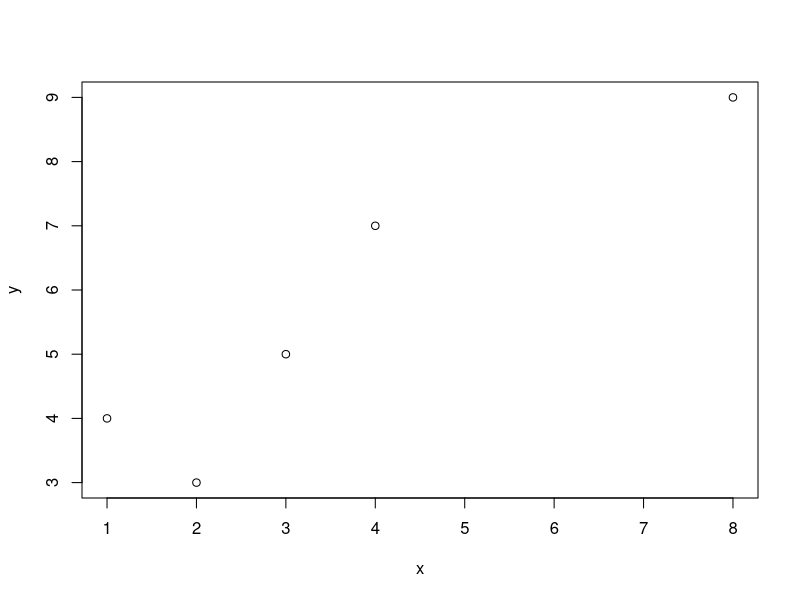
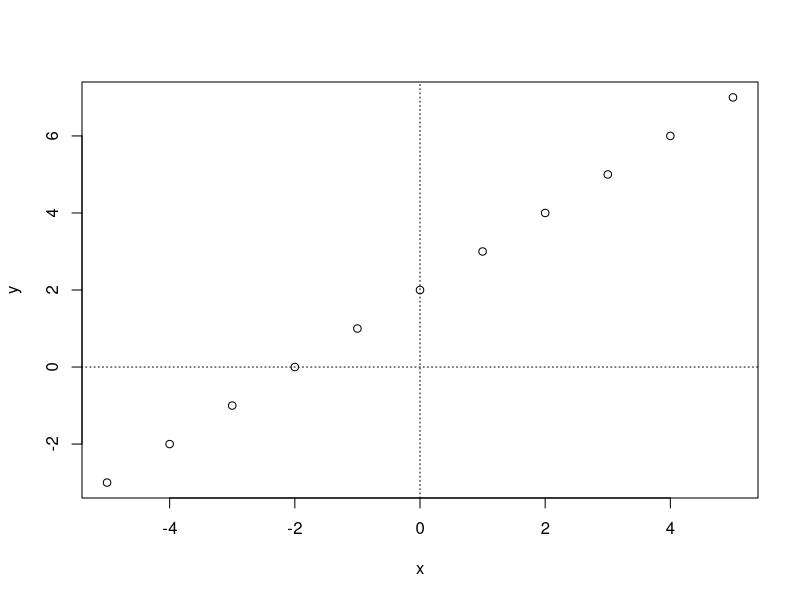
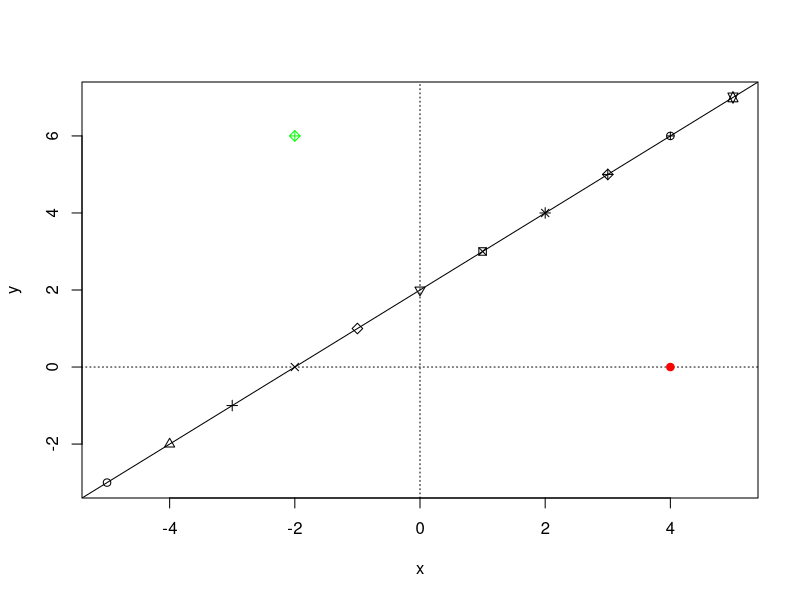

Source code (R) for these figures, in order:
############# lecture 9 exercise ##############
# create vetors for simple linear regression
x <- c(1, 2, 3, 4, 8)
y <- c(4, 3, 5, 7, 9)

# perform linear regression
model1 <- lm(y ~ x)
model1
summary(model1)
anova(model1)
resid(model1)
cov(x, y)
var(x)
plot(y ~ x)


############ handout 7 ###############

## simple linear functions
rm(list = ls())
# create a uniform distributed vector
x <- seq(from = -5, to = 5, by = 1)
x
a <- 2
b <- 1
y <- a + b * x
plot(x, y)
# add cartesian axes
segments(0,-10,0,10, lty=3)
segments(-10,0,10,0,lty=3)
# trun thr dot white and add a staight line
plot(x,y, col="white")
segments(0,-10,0,10, lty=3)
segments(-10,0,10,0,lty=3)
abline(a = 2, b=1)
# add points
points(4,0, col="red", pch=19)
points(-2,6, col="green", pch=9)
points(x,y, pch=c(1,2,3,4,5,6,7,8,9,10,11))
